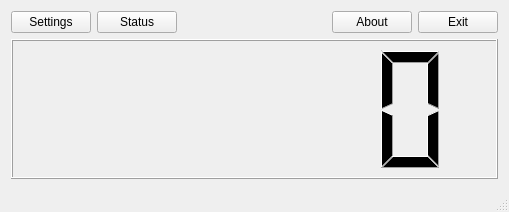
<?xml version="1.0" encoding="UTF-8"?>
<ui version="4.0">
 <class>MainWindow</class>
 <widget class="QMainWindow" name="MainWindow">
  <property name="geometry">
   <rect>
    <x>0</x>
    <y>0</y>
    <width>509</width>
    <height>212</height>
   </rect>
  </property>
  <property name="windowTitle">
   <string>QTeNeT v 0.0.3</string>
  </property>
  <widget class="QWidget" name="centralWidget">
   <layout class="QVBoxLayout" name="verticalLayout">
    <item>
     <layout class="QHBoxLayout" name="horizontalLayout">
      <item>
       <widget class="QPushButton" name="propertiesButton">
        <property name="text">
         <string>Settings</string>
        </property>
        <property name="icon">
         <iconset resource="icons.qrc">
          <normaloff>:/preferences.png</normaloff>:/preferences.png</iconset>
        </property>
        <property name="iconSize">
         <size>
          <width>16</width>
          <height>16</height>
         </size>
        </property>
       </widget>
      </item>
      <item>
       <widget class="QPushButton" name="updateButton">
        <property name="text">
         <string>Status</string>
        </property>
        <property name="icon">
         <iconset resource="icons.qrc">
          <normaloff>:/update.png</normaloff>:/update.png</iconset>
        </property>
        <property name="iconSize">
         <size>
          <width>16</width>
          <height>16</height>
         </size>
        </property>
        <property name="autoExclusive">
         <bool>false</bool>
        </property>
        <property name="autoDefault">
         <bool>false</bool>
        </property>
        <property name="default">
         <bool>false</bool>
        </property>
       </widget>
      </item>
      <item>
       <spacer name="horizontalSpacer">
        <property name="orientation">
         <enum>Qt::Horizontal</enum>
        </property>
        <property name="sizeHint" stdset="0">
         <size>
          <width>40</width>
          <height>20</height>
         </size>
        </property>
       </spacer>
      </item>
      <item>
       <widget class="QPushButton" name="aboutButton">
        <property name="text">
         <string>About</string>
        </property>
        <property name="icon">
         <iconset resource="icons.qrc">
          <normaloff>:/about.png</normaloff>:/about.png</iconset>
        </property>
        <property name="iconSize">
         <size>
          <width>16</width>
          <height>16</height>
         </size>
        </property>
       </widget>
      </item>
      <item>
       <widget class="QPushButton" name="quitButton">
        <property name="text">
         <string>Exit</string>
        </property>
        <property name="icon">
         <iconset resource="icons.qrc">
          <normaloff>:/exit.png</normaloff>:/exit.png</iconset>
        </property>
        <property name="iconSize">
         <size>
          <width>16</width>
          <height>16</height>
         </size>
        </property>
       </widget>
      </item>
     </layout>
    </item>
    <item>
     <widget class="QLCDNumber" name="lcdNumber">
      <property name="smallDecimalPoint">
       <bool>true</bool>
      </property>
     </widget>
    </item>
   </layout>
  </widget>
  <widget class="QStatusBar" name="statusBar"/>
 </widget>
 <layoutdefault spacing="6" margin="11"/>
 <resources>
  <include location="icons.qrc"/>
 </resources>
 <connections/>
</ui>
